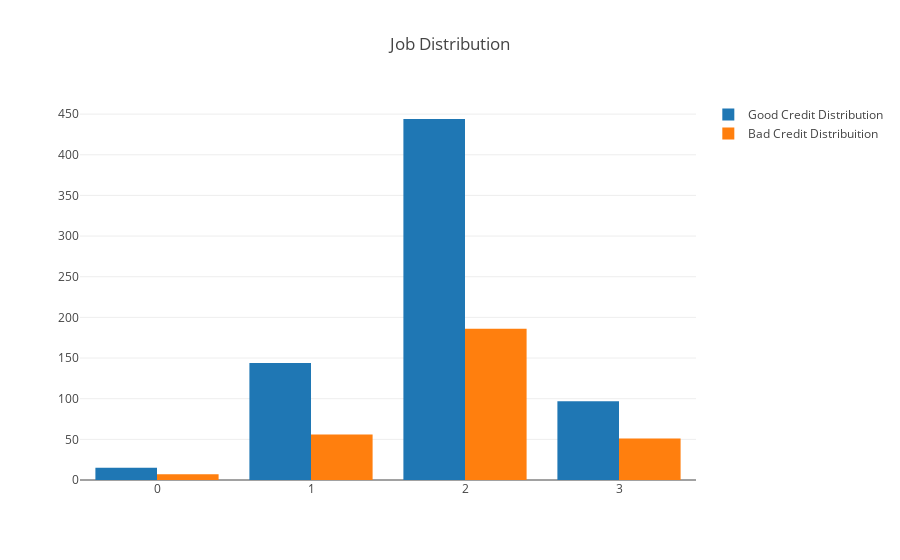

Notebook cell for this chart:
### Markdown cell above
#### Distribution of Credit Amount by Job and Age

### Code cell
#First plot
trace0 = go.Bar(
    x = df_credit[df_credit["Risk"]== 'good']["Job"].value_counts().index.values,
    y = df_credit[df_credit["Risk"]== 'good']["Job"].value_counts().values,
    name='Good Credit Distribution')

#Second plot
trace1 = go.Bar(
    x = df_credit[df_credit["Risk"]== 'bad']["Job"].value_counts().index.values,
    y = df_credit[df_credit["Risk"]== 'bad']["Job"].value_counts().values,
    name="Bad Credit Distribuition")

data = [trace0, trace1]

layout = go.Layout(title='Job Distribution')

fig = go.Figure(data=data, layout=layout)

py.iplot(fig, filename='grouped-bar')

### Figure 1 — Plotly figure (JSON) as saved in the notebook; plotly's stock layout.template omitted (floating-point values rounded to 4 significant figures)
{"data": [{"name": "Good Credit Distribution", "type": "bar", "uid": "5d6a3e16-0fea-4af6-a038-d0c055d1981b", "x": [2, 1, 3, 0], "y": [444, 144, 97, 15]}, {"name": "Bad Credit Distribuition", "type": "bar", "uid": "c69adba7-78a1-4a80-b829-fc900b8f1a60", "x": [2, 1, 3, 0], "y": [186, 56, 51, 7]}], "layout": {"title": {"text": "Job Distribution"}}}
